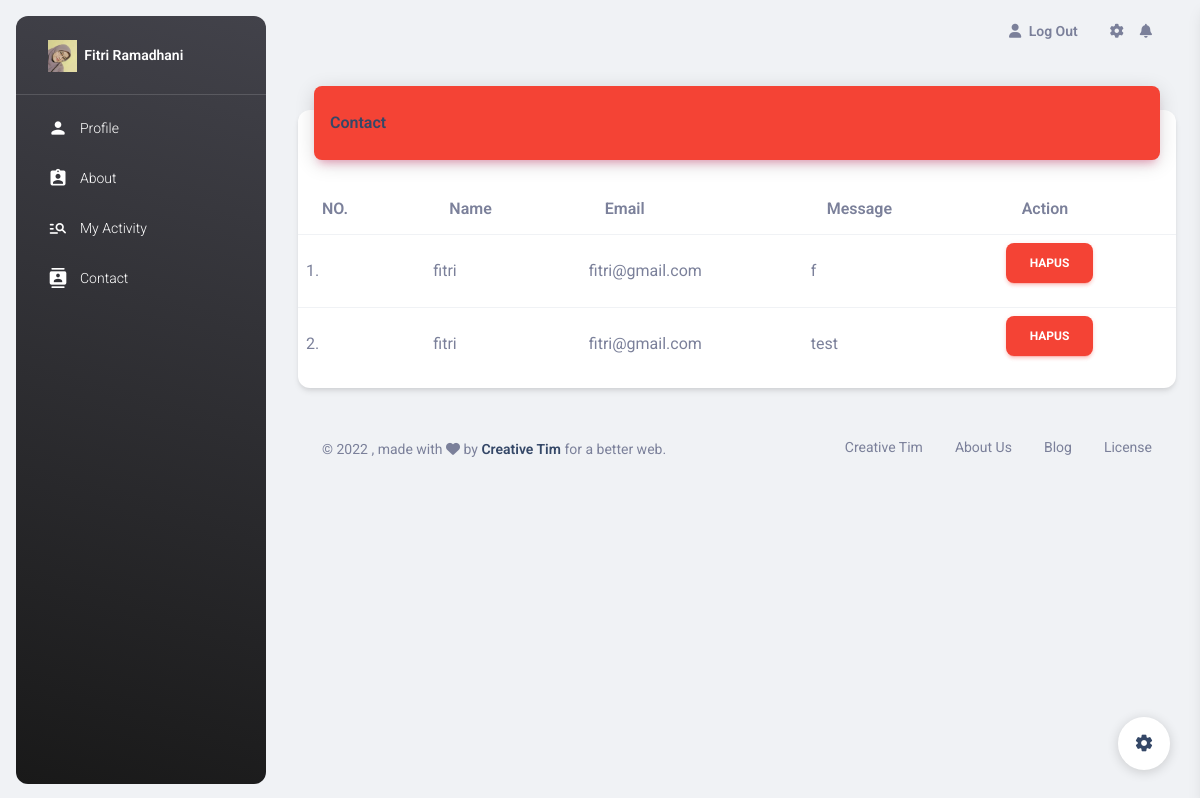
/admin/index.php?menu=contact (signed in), run on the app's committed database.
### tables this page shows
CREATE TABLE `user` (
  `id` int(10) NOT NULL,
  `nama` text NOT NULL,
  `jabatan` text NOT NULL,
  `perusahaan` text NOT NULL,
  `foto` text NOT NULL
);

CREATE TABLE `contact` (
  `id` int(10) NOT NULL,
  `nama` varchar(50) NOT NULL,
  `email` varchar(50) NOT NULL,
  `pesan` text NOT NULL
);

### admin/views/admin/index.php (called while the page is built)
<?php
include 'components/header.php';
?>
<?php
include 'components/menu.php';
?>
<?php
include 'atur-konten.php';
?>
<?php
include 'components/footer.php';
?>

### admin/models/functions.php (called while the page is built, shortened)
<?php
include 'core/koneksi.php';
$a          = mysqli_query($conn, "SELECT * FROM user");

### admin/views/admin/contact/contact.php (the view, shortened to what this page needs)
<div class="container-fluid py-4">
      <div class="row">
        <div class="col-12">
          <div class="card my-4">
            <div class="card-header p-0 position-relative mt-n4 mx-3 z-index-2">
              <div class="bg-danger shadow-primary border-radius-lg pt-4 pb-3">
                <h6 class="text-dark text-capitalize ps-3">Contact</h6>
              </div>
            </div>
            <div class="card-body px-0 pb-2">
              <div class="table-responsive p-0">
                <table class="table align-items-center mb-0">
                  <thead>
                    <tr>
                      <th>NO.</th>
                      <th>Name</th>
                      <th>Email</th>
                      <th>Message</th>
                      <th>Action</th>
                    </tr>
                  </thead>
                <tbody>
                  <?php
                  $q = mysqli_query($conn, "select * from contact");
                  $count = mysqli_num_rows($q);
                  if($count > 0) {
                    $i = 0;
                    while($data=mysqli_fetch_array($q)) { $i++?>
                      <tr>
                        <td><?=$i?>.</td>
                        <td><?=$data['nama']?></td>
                        <td><?=$data['email']?></td>
                        <td><?=$data['pesan']?></td>
                        <td>
                        <a onclick="hapus(<?=$data['id']?>)" class="btn btn-danger">hapus</a>
                    <?php }
                  }
                  else { ?>
                    <tr>
                      <td colspan="4" class="text-center"><em>Tidak ada pesan</em></td>
                    </tr>
                  <?php } ?>
                  </tbody>
                </table>
              </div>
            </div>
          </div>
        </div>
      </div>

### admin/views/admin/components/header.php (shortened to what this page needs)
<?php
require('models/functions.php');
$user = mysqli_fetch_assoc($a);
?>
<!DOCTYPE html>
<html lang="en">
  <head>
    <link href="<?= baseurl;?>/assets/css/nucleo-icons.css" rel="stylesheet" />
    <link href="<?= baseurl;?>/assets/css/nucleo-svg.css" rel="stylesheet" />
    <link id="pagestyle" href="<?= baseurl;?>/assets/css/material-dashboard.css?v=3.0.0" rel="stylesheet" />
  </head>
  <body class="g-sidenav-show bg-gray-200">
    <aside class="sidenav navbar navbar-vertical navbar-expand-xs border-0 border-radius-xl my-3 fixed-start ms-3 bg-gradient-dark" id="sidenav-main">
      <div class="sidenav-header">
        <a class="navbar-brand m-0" href=" <?= baseurl ?> " target="_blank">
          <img src="<?=baseurl;?>/assets/img/<?= $user["foto"];?>" class="navbar-brand-img h-100" alt="main_logo"/>
          <span class="ms-1 font-weight-bold text-white">Fitri Ramadhani</span>
        </a>
      </div>
      <hr class="horizontal light mt-0 mb-2" />
      <div class="collapse navbar-collapse w-auto max-height-vh-100" id="sidenav-collapse-main">
        <ul class="navbar-nav">
          <li class="nav-item">
            <a class="nav-link text-white" href="?menu=user">
              <div class="text-white text-center me-2 d-flex align-items-center justify-content-center">
                <i class="material-icons opacity-10">person</i>
              </div>
              <span class="nav-link-text ms-1">Profile</span>
            </a>
          </li>
          <li class="nav-item">
            <a class="nav-link text-white" href="?menu=about">
              <div class="text-white text-center me-2 d-flex align-items-center justify-content-center">
                <i class="material-icons opacity-10">assignment_ind</i>
              </div>
              <span class="nav-link-text ms-1">About</span>
            </a>
          </li>
          <li class="nav-item">
            <a class="nav-link text-white" href="?menu=myactivity">
              <div class="text-white text-center me-2 d-flex align-items-center justify-content-center">
                <i class="material-icons opacity-10">manage_search</i>
              </div>
              <span class="nav-link-text ms-1">My Activity</span>
            </a>
          </li>
          <li class="nav-item">
            <a class="nav-link text-white" href="?menu=contact">
              <div class="text-white text-center me-2 d-flex align-items-center justify-content-center">
                <i class="material-icons opacity-10">contacts</i>
              </div>
              <span class="nav-link-text ms-1">Contact</span>
            </a>
          </li>
        </ul>
      </div>
    </aside>

### data on the page
user: foto (picture)
contact: nama "fitri", email "fitri@gmail.com", pesan "f"
contact: nama "fitri", email "fitri@gmail.com", pesan "test"
